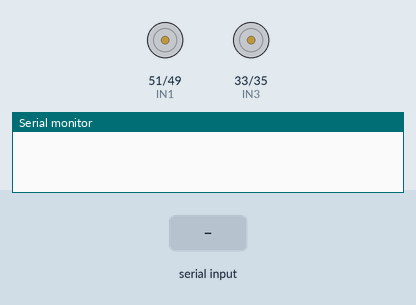
Recording of a sketch running on a simulated Arduino Mega 2560, built with avr-gcc and run on an emulated ATmega2560. Shown: motor-driver pin pairs drawn as motors (green arrow = first pin HIGH = forward, orange = second pin HIGH = backward, longer = more drive, scaled by the enable pin), the last lines printed to the serial monitor. The inputs (shaded band) are chosen by the test bench.

Above: at 1.2 s.
1.3 s: "F" received over the second serial link
At 2.2 s:
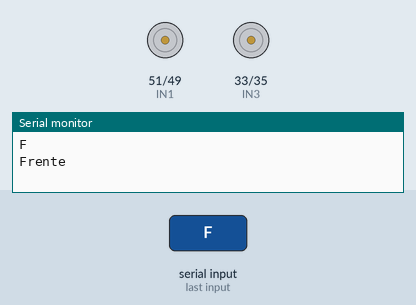
2.9 s: "T" received over the second serial link
At 3.4 s:
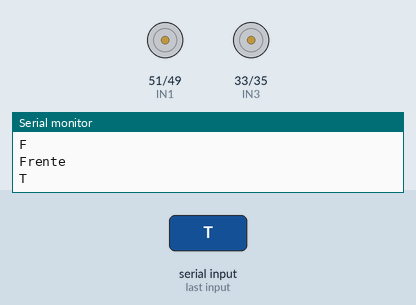
4.5 s: "D" received over the second serial link
At 5.2 s:
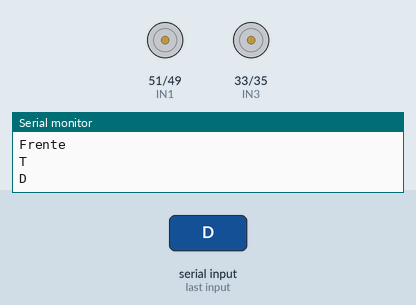
6.0 s: "E" received over the second serial link
At 7.5 s:
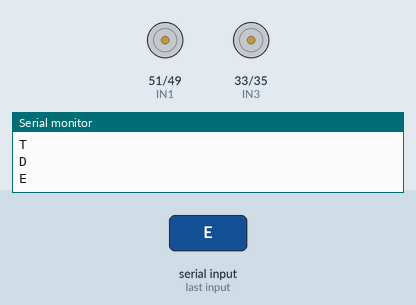
Timing chart, 0 to 8.5 s (numbered marks = the images above; inputs shaded):
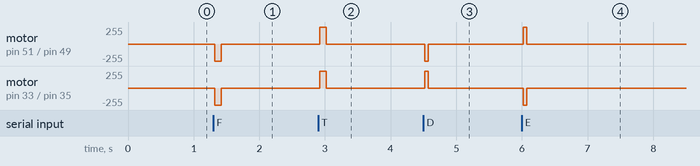

The sketch:

Carrinho.ino
```cpp
/*
 *   Autor: Rafael Viana
 *
 *   Evento: Semana da Ciência e Tecnologia - IFMS 2017
*/

int ENA = 53;
int IN1 = 51;
int IN2 = 49;
int ENB = 31;
int IN3 = 33;
int IN4 = 35;
int tempo = 100; //Tempo de delay

// Inicializa os componentes do carrinho

void setup() {
  pinMode( 15, INPUT_PULLUP ); // fix Serial3
  Serial.begin(9600);
  Serial3.begin(9600);
  pinMode(ENA, OUTPUT);
  pinMode(ENB, OUTPUT);
  pinMode(IN1, OUTPUT);
  pinMode(IN2, OUTPUT);
  pinMode(IN3, OUTPUT);
  pinMode(IN4, OUTPUT);
  digitalWrite(ENA, HIGH);
  digitalWrite(ENB, HIGH);

}

// Movimenta o carrinho para frente
void paraFrente() {
  Serial.println("Frente");
  digitalWrite(IN1, LOW);
  digitalWrite(IN2, HIGH);
  digitalWrite(IN3, LOW);
  digitalWrite(IN4, HIGH);
  delay(tempo);
}

// Movimenta o carrinho para traz
void paraTras() {
  digitalWrite(IN1, HIGH);
  digitalWrite(IN2, LOW);
  digitalWrite(IN3, HIGH);
  digitalWrite(IN4, LOW);
  delay(tempo);
}

// Movimenta o carrinho para esquerda
void paraEsquerda() {

  digitalWrite(IN1, HIGH);
  digitalWrite(IN2, LOW);
  digitalWrite(IN3, LOW);
  digitalWrite(IN4, HIGH);
  delay(tempo/2);


}

// Movimenta o carrinho para direita
void paraDireita() {
  digitalWrite(IN1, LOW);
  digitalWrite(IN2, HIGH);
  digitalWrite(IN3, HIGH);
  digitalWrite(IN4, LOW);
  delay(tempo/2);
}

// Para o carrinho
void parar() {
  digitalWrite(IN1, LOW);
  digitalWrite(IN2, LOW);
  digitalWrite(IN3, LOW);
  digitalWrite(IN4, LOW);
}

void loop() {
  String t = "";
  if (Serial3.available()) {
    t = (char)Serial3.read();
    delay(10);
    Serial.println(t);
    delay(10);
    if (t.equals("F")) { //Frente
      paraFrente();
    } else if (t.equals( "T")) { //Trás
      paraTras();
    } else if (t.equals("D")) { //Direita
      paraDireita();
    } else if (t.equals("E")) { //Esquerda
      paraEsquerda();
    }
    parar();// Para o carrinho
  }
  /*
    Linha para configuração por comando AT.
  */
  //  if (Serial3.available()) {
  //    Serial.write((char)Serial3.read());
  //  }
  //  if (Serial.available()) {
  //    Serial3.write((char)Serial.read());
  //  }

}
```

Measured:
- after the input at 1.3 s, motor on pin 51 (IN1) / pin 49 (IN2), motor on pin 33 (IN3) / pin 35 (IN4): stopped → backward 255/255 at once, → stopped 0.10 s later
- after the input at 2.9 s, motor on pin 51 (IN1) / pin 49 (IN2), motor on pin 33 (IN3) / pin 35 (IN4): stopped → forward 255/255 at once, → stopped 0.10 s later
- after the input at 4.5 s, motor on pin 51 (IN1) / pin 49 (IN2): stopped → backward 255/255 at once, → stopped 0.05 s later; motor on pin 33 (IN3) / pin 35 (IN4): stopped → forward 255/255 at once, → stopped 0.05 s later
- after the input at 6.0 s, motor on pin 51 (IN1) / pin 49 (IN2): stopped → forward 255/255 at once, → stopped 0.05 s later; motor on pin 33 (IN3) / pin 35 (IN4): stopped → backward 255/255 at once, → stopped 0.05 s later
